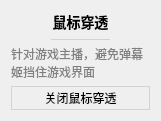
           <widget class="QWidget" name="danmakuMouseTransparentSettingsCard" native="true">
            <property name="geometry">
             <rect>
              <x>190</x>
              <y>320</y>
              <width>161</width>
              <height>121</height>
             </rect>
            </property>
            <property name="styleSheet">
             <string notr="true">#danmakuMouseTransparentSettingsCard
{
	background: #f7f7ff;
	border: none;
	border-radius: 5px;
}</string>
            </property>
            <layout class="QVBoxLayout" name="verticalLayout_33">
             <item>
              <widget class="QLabel" name="label_20">
               <property name="sizePolicy">
                <sizepolicy hsizetype="Preferred" vsizetype="Fixed">
                 <horstretch>0</horstretch>
                 <verstretch>0</verstretch>
                </sizepolicy>
               </property>
               <property name="styleSheet">
                <string notr="true">font-size: 14px;
font-weight: 500;</string>
               </property>
               <property name="text">
                <string>鼠标穿透</string>
               </property>
               <property name="alignment">
                <set>Qt::AlignCenter</set>
               </property>
              </widget>
             </item>
             <item>
              <widget class="QWidget" name="widget_18" native="true">
               <property name="minimumSize">
                <size>
                 <width>0</width>
                 <height>1</height>
                </size>
               </property>
               <property name="maximumSize">
                <size>
                 <width>16777215</width>
                 <height>1</height>
                </size>
               </property>
               <property name="styleSheet">
                <string notr="true">background: lightgray;
margin: 40px;</string>
               </property>
              </widget>
             </item>
             <item>
              <widget class="QLabel" name="label_21">
               <property name="styleSheet">
                <string notr="true">color: gray;</string>
               </property>
               <property name="text">
                <string>针对游戏主播，避免弹幕姬挡住游戏界面</string>
               </property>
               <property name="wordWrap">
                <bool>true</bool>
               </property>
              </widget>
             </item>
             <item>
              <widget class="QPushButton" name="closeTransMouseButton">
               <property name="cursor">
                <cursorShape>PointingHandCursor</cursorShape>
               </property>
               <property name="styleSheet">
                <string notr="true">QPushButton
{
	background: transparent;
	border: 1px solid lightgray;
	padding: 2px 4px 2px 4px;
}

QPushButton:hover
{
	background: #eeeeee;
}

QPushButton:pressed
{
	background: #cccccc;
}

</string>
               </property>
               <property name="text">
                <string>关闭鼠标穿透</string>
               </property>
              </widget>
             </item>
            </layout>
           </widget>
